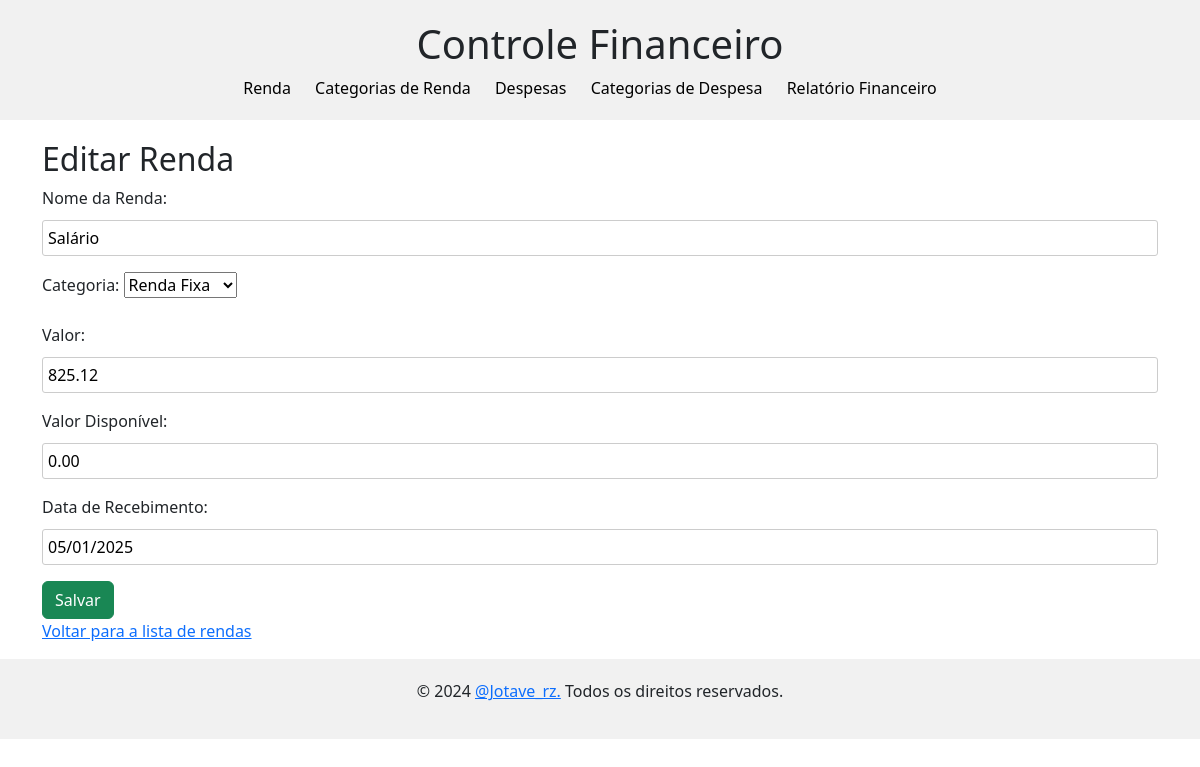
Page /renda/editar/1/ on the earlier database version.
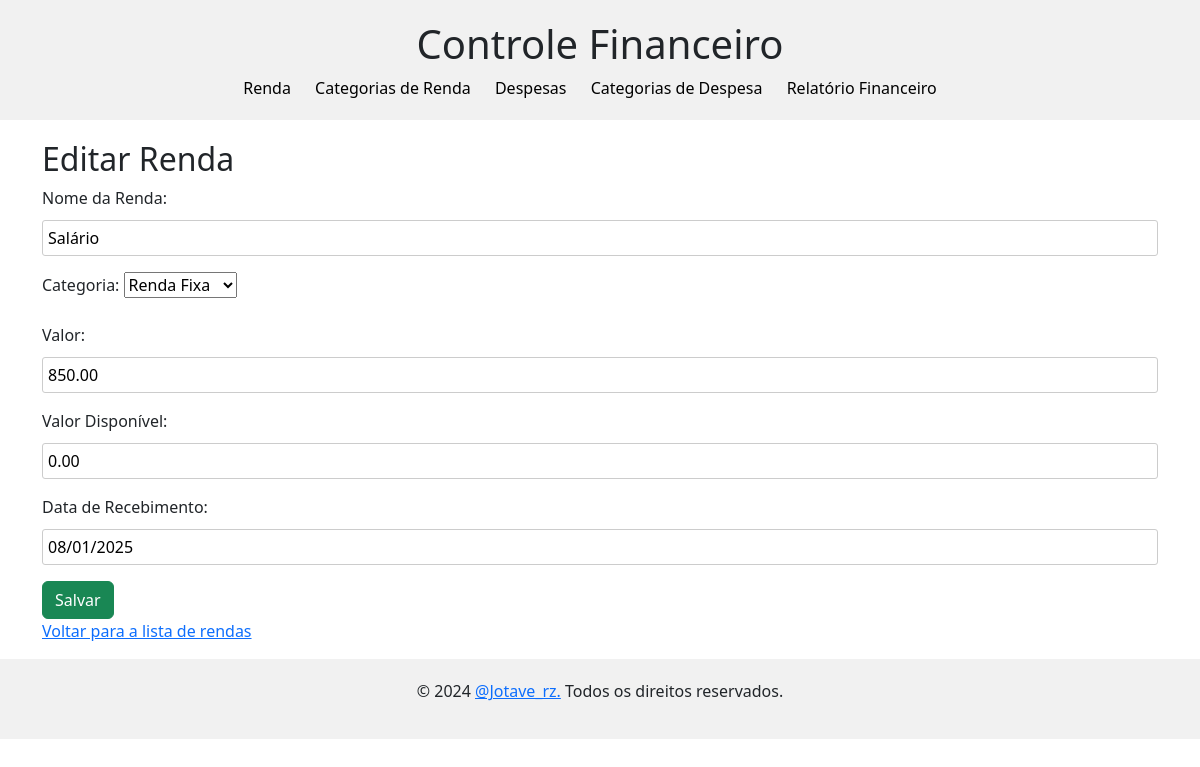
Same page on the later database version.
### renda/models.py (models this page shows, shortened)
class Renda(models.Model):
    nome = models.CharField(max_length=100, verbose_name="Nome da Renda")
    categoria = models.ForeignKey('categoria_renda.CategoriaRenda', on_delete=models.SET_NULL, null=True)
    valor = models.DecimalField(max_digits=10, decimal_places=2, verbose_name="Valor")
    valor_disponivel = models.DecimalField(max_digits=10, decimal_places=2, verbose_name="Valor Disponível", default=0.00)
    data_recebimento = models.DateField(verbose_name="Data de Recebimento")

### categoria_renda/models.py (models this page shows)
class CategoriaRenda(models.Model):
    nome = models.CharField(max_length=100, unique=True)
    def __str__(self):
        return self.nome

### renda/views.py (the view)
# urls.py: path('editar/<int:pk>/', RendaUpdateView.as_view(), name='renda-update'),
class RendaUpdateView(UpdateView):
    model = Renda
    template_name = 'renda_form.html'
    fields = ['nome', 'categoria', 'valor', 'valor_disponivel', 'data_recebimento']
    success_url = reverse_lazy('renda-list')

### renda/templates/renda_form.html (shortened to what this page needs)
{% extends 'base.html' %}
{% block body %}
<h2>{% if form.instance.pk %}Editar{% else %}Criar{% endif %} Renda</h2>
        <form method="post">
            {{ form.as_p }}
            <button type="submit" class="btn btn-success">{% if form.instance.pk %}Salvar{% else %}Criar{% endif %}</button>
        </form>
        <a href="{% url 'renda-list' %}">Voltar para a lista de rendas</a>
        {% endblock %}

Differences in the rows shown:
changed Renda "Renda Fixa": valor "825.12" → "850.00"; data_recebimento "05/01/2025" → "08/01/2025"
